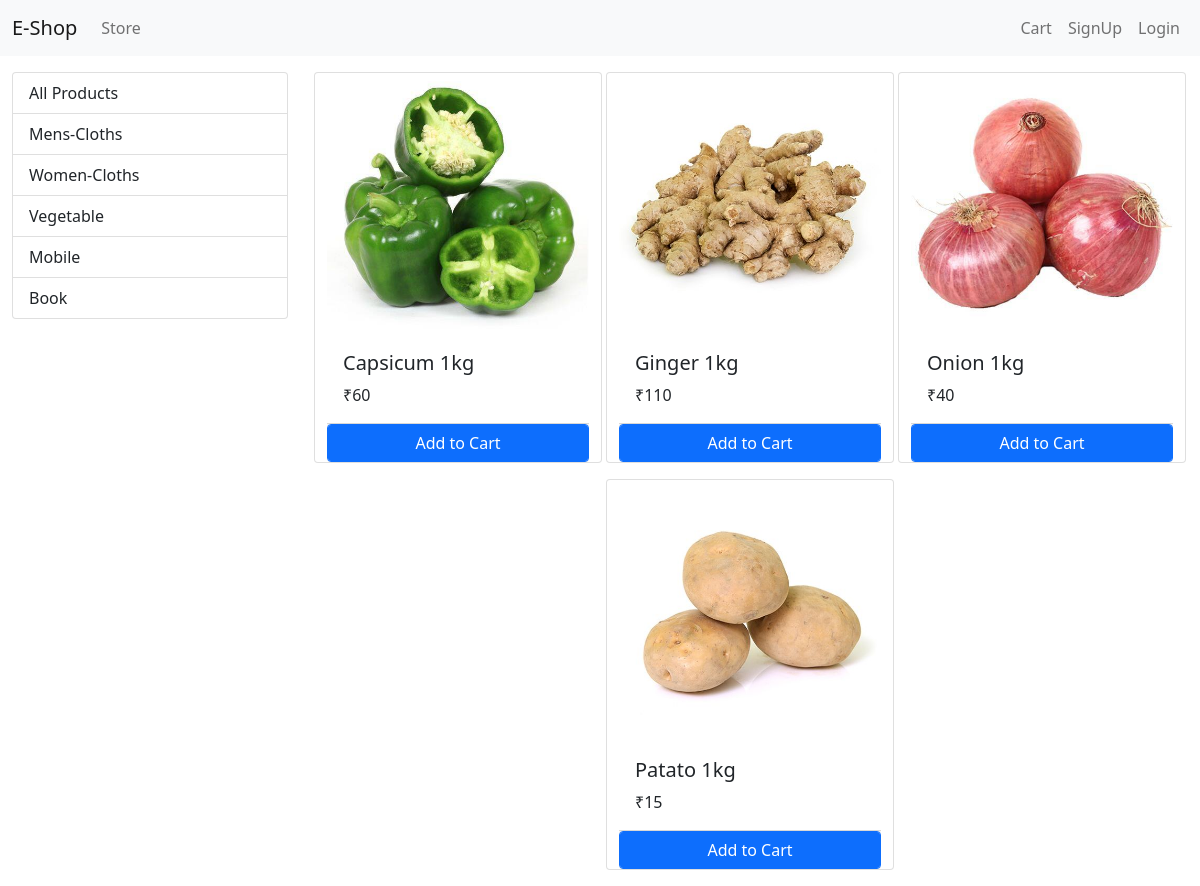
Screenshot of /?category=3 with the database file from the repository.
### store/models/category.py (models this page shows, shortened)
class Category(models.Model):
    name = models.CharField(max_length=20)
    @staticmethod
    def get_all_catagories():
       return Category.objects.all()

### store/models/product.py (models this page shows, shortened)
class Product(models.Model):
    name = models.CharField(max_length=50)
    price = models.IntegerField(default=0)
    category = models.ForeignKey(Category, on_delete=models.CASCADE,default=1)
    description = models.CharField(max_length=200,default='',null=True,blank=True)
    image = models.ImageField( upload_to='upload/products/', height_field=None, width_field=None, max_length=None)
    @staticmethod
    def get_all_products_by_categoryid(category_id):
        if category_id:
          return Product.objects.filter(category=category_id)
        else:
            return Product.get_all_products()

### store/views/home.py (the view, shortened to what this page needs)
# urls.py: path('',Index.as_view(),name="homepage"),
class Index(View):
    def get(self,request):
         cart = request.session.get('cart')
         if not cart:
             request.session['cart'] = {}
         products = None
         cart = request.session.get('cart')
         if not cart:
             request.session.cart = {}
         categories = Category.get_all_catagories()
         categoryID=request.GET.get('category')
         if categoryID:
             products = Product.get_all_products_by_categoryid(categoryID)
         else:
             products = Product.get_all_products()
         data = {}
         data['products'] = products
         data['categories'] = categories
         print(request.session.get('email'))
         return render(request,'index.html', data)

### store/templatetags/cart.py (called while the page is built)
@register.filter(name='is_in_cart')
def is_in_cart(product  , cart):
    keys = cart.keys()
    for id in keys:
        if int(id) == product.id:
            return True
    return False

### store/templatetags/custom_filter.py (called while the page is built)
@register.filter(name='currency')
def currency(number):
    return '₹'+str(number)

### store/templates/index.html (shortened to what this page needs)
{% extends 'base.html'%}
{% block content %}
{% load cart %}
{% load custom_filter %}
<div class="container-fluid mt-3 ">
  <div class="row">
    <div class="col-lg-3 mx-auto">
      <div class="list-group">
        <a href="/" class="list-group-item list-group-item-action ">All Products</a>
        {% for category in categories %}
        <a href="/?category={{category.id}}" class="list-group-item list-group-item-action ">{{category.name}}</a>
        {% endfor %}
      </div>
    </div>
    <div id="products" class="col-lg-9 mx-auto">
      <div class="row mx-auto">
        {% for product in products %}
        <div class="card mx-auto mb-3" id ='{{product.id}}' style="width: 18rem;">
          <img class="card-img-top" src="{{product.image.url}}" alt="card image cap">
          <div class="card-body">
            <h5 class="card-title">{{product.name}}</h5>
            <p class="card-text">{{product.price|currency}}</p>
          </div>
          <div class="card-footer p-0  no-gutters ">
            {% if product|is_in_cart:request.session.cart %}
            <div class="row no-gutters">
              <form action="/#{{product.id}}" method="POST" class = "col-2">
                {% csrf_token %}
                <input type="text"  name="product" hidden value='{{product.id}}'>
                <input type="text"  name="remove" hidden value='True'>
                <input class="btn btn-block btn-secondary  " type="submit" value=" -">
              </form>
              <div class="text-center col">{{product|cart_quantity:request.session.cart}} in cart</div>
              <form action="/#{{product.id}}" method="POST" class = "col-2">
                {% csrf_token %}
                <input type="text"  name="product" hidden value='{{product.id}}'>
                <input class="btn  btn-block btn-secondary  " type="submit" value="+">
              </form>
            </div>
            {% else %}
            <form action="/#{{product.id}}" method='POST' class="btn-block">
              <input type="submit" class=" float-right btn btn-primary form-control " value="Add to Cart">
            </form>
            {% endif %}
          </div>
        </div>
        {% endfor %}
      </div>
    </div>
  </div>
</div>
{% endblock %}

### rows the page displays
Category: name "Mens-Cloths"
Category: name "Women-Cloths"
Category: name "Vegetable"
Category: name "Mobile"
Category: name "Book"
Product: image (picture), name "Capsicum 1kg", price "₹60"
Product: image (picture), name "Ginger 1kg", price "₹110"
Product: image (picture), name "Onion 1kg", price "₹40"
Product: image (picture), name "Patato 1kg", price "₹15"
